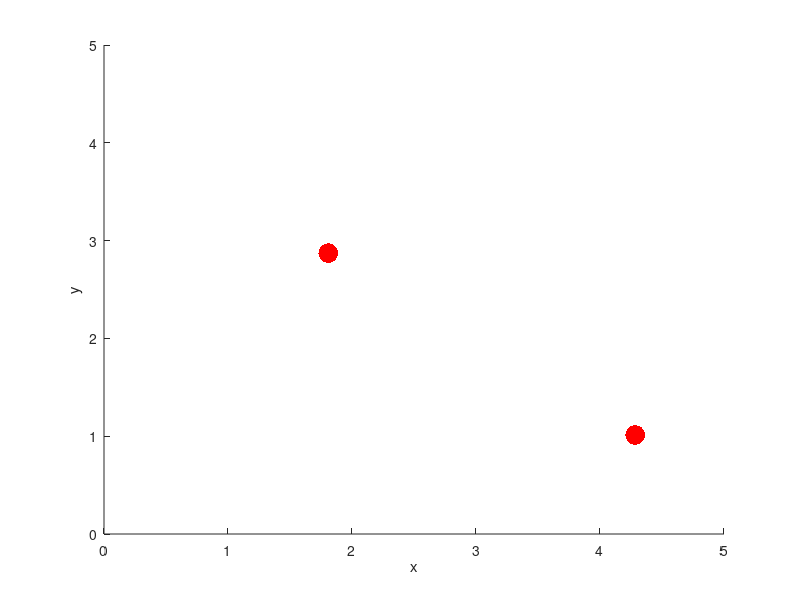

This figure's MATLAB source: (Note: this script raises an error after producing the figure.)
% molecular dynamics in two dimensions
%
% Matlab version with keyboard interactions added by H. Nakanishi
%    (based on original TB version by N. Giordano)
% modified by Denes Molnar Nov 2019
%
clear;
clf;
%
% Read parameters
%
Npart  = input('# of particles: ');
L      = input('side length L [units of sigma]: ');
dt     = input('time step dt [units given on p.274]: ');
n_plot = input('plot/record after this many steps: ');
vmax   = input('max initial speed: ');
dmax   = input('max initial relative displacement: ');
out    = input('file name for thermodynamics output: ');
disp('Type c or d (clear/remove green tracks), p to pause, or q to plot time series and end.\n'); 
disp('type + to increase speed 50% or - to decrease 50%, or \n');
disp('type N [N=1,...,4] to increase speed by 10N%. \n');
disp('Hit any key to start...');

x  = zeros(2,Npart);
y  = zeros(2,Npart);
vx = zeros(Npart,1);
vy = zeros(Npart,1);
xp = zeros(Npart,1);
yp = zeros(Npart,1);

%s = RandStream('mt19937ar','Seed',0);
%RandStream.setGlobalStream(s);

%
% Generate initial conditions
%
sqN = sqrt(Npart);
if (sqN == floor(sqN))
   grid = L / sqN;
else
   grid = L / floor(sqN + 1);
end

n = 0;
i = 0;
while i < L       % arrange particles on a roughly square lattice
   j = 0;          % to keep them apart initially
   while j < L
      n = n + 1;
      if n <= Npart
         x(2,n) = i + 0.5 * grid + dmax * (rand-0.5) * grid * sqrt(2);
         y(2,n) = j + 0.5 * grid + dmax * (rand-0.5) * grid * sqrt(2);
         % random initial velocities
         vx(n) = vmax * (rand-0.5) * sqrt(2);
         vy(n) = vmax * (rand-0.5) * sqrt(2);
         x(1,n) = x(2,n) - vx(n) * dt;
         y(1,n) = y(2,n) - vy(n) * dt;
      end
      j = j + grid;
   end
   i = i + grid;
end %i

t = 0;

% initial display of particles
%
symSize = 200; %symbol size (area)
h3 = scatter(x(2,3:Npart), y(2,3:Npart), symSize, 'r', 'Filled');
hold on;
h1 = scatter(x(2,1:1), y(2,1:1), symSize, 'b', 'Filled');
h2 = scatter(x(2,2:2), y(2,2:2), symSize, 'g', 'Filled');

xlabel('x');
ylabel('y');
xlim([0 L]);
ylim([0 L]);
hold on;
pause;

drg = 1;    % whether to draw green circles for positions
for i = 1:Npart
   xp(i) = x(2,i);
   yp(i) = y(2,i);
end
set(gcf, 'CurrentCharacter', '@'); % set to a dummy character



% 
% Evolve with Newtonian dynamics
%
i = 0;
j = 0;
n_p = 0;
r2 = 0;
x1 = 0;
y1 = 0;
x2 = x(2,2) - x(2,1);
y2 = y(2,2) - y(2,1);

while 1    % infinite loop

   [x,y,vx,vy,r2,rp2,x1,y1,x2,y2] = Lab12_updatemd(x, y, vx, vy, Npart, L, dt, x1, y1, x2, y2);

   t = t + dt;
   j = j + 1; 		% use to keep track of how often to plot on screen
   if j >= n_plot		% and record values for later plotting
      if drg == 1
         scatter(xp(1:Npart), yp(1:Npart), symSize, 'g');
      end
      %set(h1, 'XData', x(2,1), 'YData', y(2,1));
      %set(h2, 'XData', x(2,2), 'YData', y(2,2));
      %set(h3, 'XData', x(2,3:Npart), 'YData', y(2,3:Npart));
      %drawnow;
      for k = 1:Npart
         xp(k) = x(2,k);
         yp(k) = y(2,k);
      end

      j = 0;
      i = i + 1;

      % calculate and record time, energy, and temperature
      [E,Epot,T] = Lab12_calc_energy(x, y, vx, vy, Npart, L);
      s = sprintf('t = %0.5f, energy = %0.5e, temperature = %0.5e \n', t, E, T);
      title(s);

      thermo(i,:) = [t, E, T, r2, rp2];
      if out
         dlmwrite(out, thermo(i,:), '-append', 'newline', 'pc', 'delimiter', '\t');
      end
      n_p = n_p + 1;
      velRescale = 1;
      %pause(0.001);
      figure(gcf);
      key = get(gcf, 'CurrentCharacter');
      %key = input('input: ', 's');
      switch key
         case 'q'
            break;
         case {'c','d'}
            clf;
            h3 = scatter(x(2,3:Npart), y(2,3:Npart), symSize, 'r', 'Filled');
            hold on;
            h1 = scatter(x(2,1), y(2,1), symSize, 'b', 'Filled');
            h2 = scatter(x(2,2), y(2,2), symSize, 'g', 'Filled');
            xlabel('x');
            ylabel('y');
            xlim([0 L]);
            ylim([0 L]);
            hold on;
            drawnow;
            if key == 'd'
                drg = 0;
            end
         case 'u'
             drg = 1;
         case 'p'
            pause;
         case '+'   % heat up v -> v * 1.5
            velRescale = 1.5;
         case '-'   % cool v -> v * 0.5
            velRescale = 0.5;
         case '1'  % heat up v -> v * 1.1
            velRescale = 1.1;
         case '2'  % heat up v -> v * 1.2
            velRescale = 1.2;
         case '3'  % heat up v -> v * 1.3
            velRescale = 1.3;
         case '4'  % heat up v -> v * 1.4
            velRescale = 1.4;
      end %switch
      set(gcf, 'CurrentCharacter', '@');
      % rescale velocities, if requested
      if velRescale ~= 1
         for k = 1:Npart
            x(1,k) = x(2,k) - velRescale * (x(2,k) - x(1,k));
            y(1,k) = y(2,k) - velRescale * (y(2,k) - y(1,k));
         end
      end
   end %
   set(gcf, 'CurrentCharacter', '@');
end %while

% now finished      prepare for plotting final results
disp('hit any key to display time series ...')
pause;

lw = 3;

clf;
plot(thermo(:,1), thermo(:,2), 'r', 'LineWidth', lw)
title('Energy time series');
xlabel('Time (in L-J units)');
ylabel('Total energy (in epsilon)');
disp('hit any key to continue')
pause;

clf;
plot(thermo(:,1), thermo(:,3), 'b', 'LineWidth', lw)
title('Temperature time series');
xlabel('Time (in L-J units)');
ylabel('Temperature (in epsilon/k_B)');
disp('hit any key to continue')
pause;

clf;
plot(thermo(:,1), thermo(:,4), 'g', 'LineWidth', lw)
title('Tagged particle square displacement time series');
xlabel('Time (in L-J units)');
ylabel('r^2 (in sigma^2)');
disp('hit any key to continue')
pause;

clf;
plot(thermo(:,1), thermo(:,5), 'g', 'LineWidth', lw)
title('Tagged pair square distance time series');
xlabel('Time (in L-J units)');
ylabel('dr^2 (in sigma^2)');
%
%
%END
